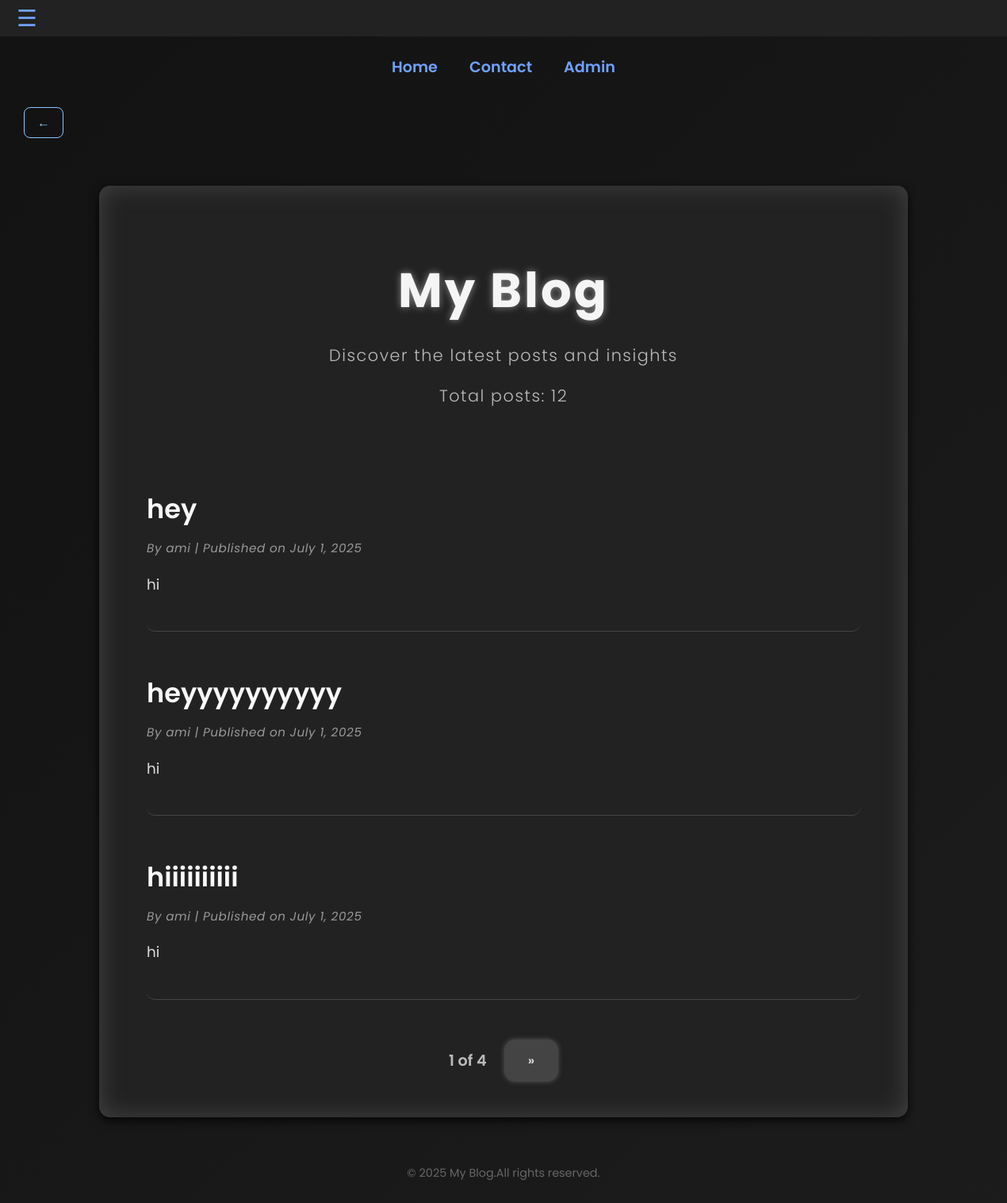
Page /postlist/ on the committed database.
### blog/models.py (models this page shows, shortened)
class Post(models.Model):
    class Status(models.TextChoices):
        DRAFT = 'draft', 'Draft'
        PUBLISHED = 'published', 'Published'
        PENDING= 'pending', 'Pending'
    title = models.CharField(max_length=200 , default="")
    slug = models.SlugField(unique=True, blank=True )
    author = models.ForeignKey(User, on_delete=models.CASCADE, related_name='blog_post' , default=1)
    body = models.TextField(default="hi")
    published = models.DateTimeField(default=timezone.now)
    content = models.TextField()
    updated = models.DateTimeField(auto_now=True)
    status = models.CharField(max_length=10, choices=Status.choices, default=Status.DRAFT)
    image=models.ImageField(upload_to='blog_images/', null=True, blank=True)
    view_count = models.PositiveIntegerField(default=0)
    created_at = models.DateTimeField(default=timezone.now)
    class Meta:
        ordering = ('-published',)

### blog/views.py (the view)
# urls.py: path('postlist/', views.post_list, name='post_list'),
def post_list(request):
    posts = Post.objects.filter(status='published').order_by('-published')
    paginator = Paginator(posts , 3)
    page_number = request.GET.get('page')
    page_obj=paginator.get_page(page_number)
    post_count = posts.count()
    return render(request, 'blog/post/list.html',{
        'posts': posts,
        'post_count':post_count,
        'page_obj': page_obj,
    })

### templates/blog/post/list.html (shortened to what this page needs)
{% extends 'blog/base.html' %}
{% block header_extra %}
  <p>Total posts: {{ page_obj.paginator.count }}</p>
{% endblock %}
{% block content %}
  {% for post in page_obj %}
    <article class="post" onclick="location.href='{% url 'blog:post_detail' slug=post.slug %}'" tabindex="0" role="link">
      <h2><a href="{% url 'blog:post_detail' slug=post.slug %}">{{ post.title }}</a></h2>
      <div class="post-meta">
        By {{ post.author }} | Published on {{ post.published|date:"F j, Y" }}
      </div>
      <p class="post-excerpt">{{ post.body|truncatewords:30 }}</p>
    </article>
  {% empty %}
    <div class="no-posts">No posts available.</div>
  {% endfor %}
  <div class="pagination">
    <span>{{ page_obj.number }} of {{ page_obj.paginator.num_pages }}</span>
    {% if page_obj.has_next %}
      <a href="?page={{ page_obj.next_page_number }}"> »</a>
    {% endif %}
  </div>
{% endblock %}

### templates/blog/base.html (style rules this page uses)
body { background: linear-gradient(135deg, #121212 0%, #1c1c1c 100%); color: #e0e0e0; font-family: 'Poppins', sans-serif; margin: 0; padding: 0; }
header p { font-weight: 300; font-size: 1.3rem; color: #bbb; letter-spacing: 1.5px; }
.post { border-bottom: 1px solid #444; padding: 25px 0; transition: background-color 0.25s ease; cursor: pointer; border-radius: 10px; }
.post h2 { font-size: 2.1rem; font-weight: 600; margin-bottom: 12px; color: #fafafa; transition: color 0.3s ease; }
.post h2 a { color: inherit; text-decoration: none; }
.post-meta { font-size: 0.95rem; color: #999; margin-bottom: 14px; font-style: italic; letter-spacing: 0.6px; }
.post-excerpt { font-size: 1.15rem; line-height: 1.7; color: #ddd; }
.pagination { display: flex; justify-content: center; align-items: center; margin-top: 50px; gap: 22px; font-weight: 600; }
.pagination a { background-color: #444; color: #ddd; padding: 14px 30px; border-radius: 14px; text-decoration: none; box-shadow: 0 0 6px #555; transition: background-color 0.4s ease, color 0.4s ease; }
.pagination span { color: #bbb; font-size: 1.2rem; }

### rows in the picture
Post: title "hey", author "ami", published "July 1, 2025", body "hi"
Post: title "heyyyyyyyyyy", author "ami", published "July 1, 2025", body "hi"
Post: title "hiiiiiiiiii", author "ami", published "July 1, 2025", body "hi"

### other values in the picture
{{ page_obj.paginator.count }} "12"
{{ page_obj.number }} "1"
{{ page_obj.paginator.num_pages }} "4"
